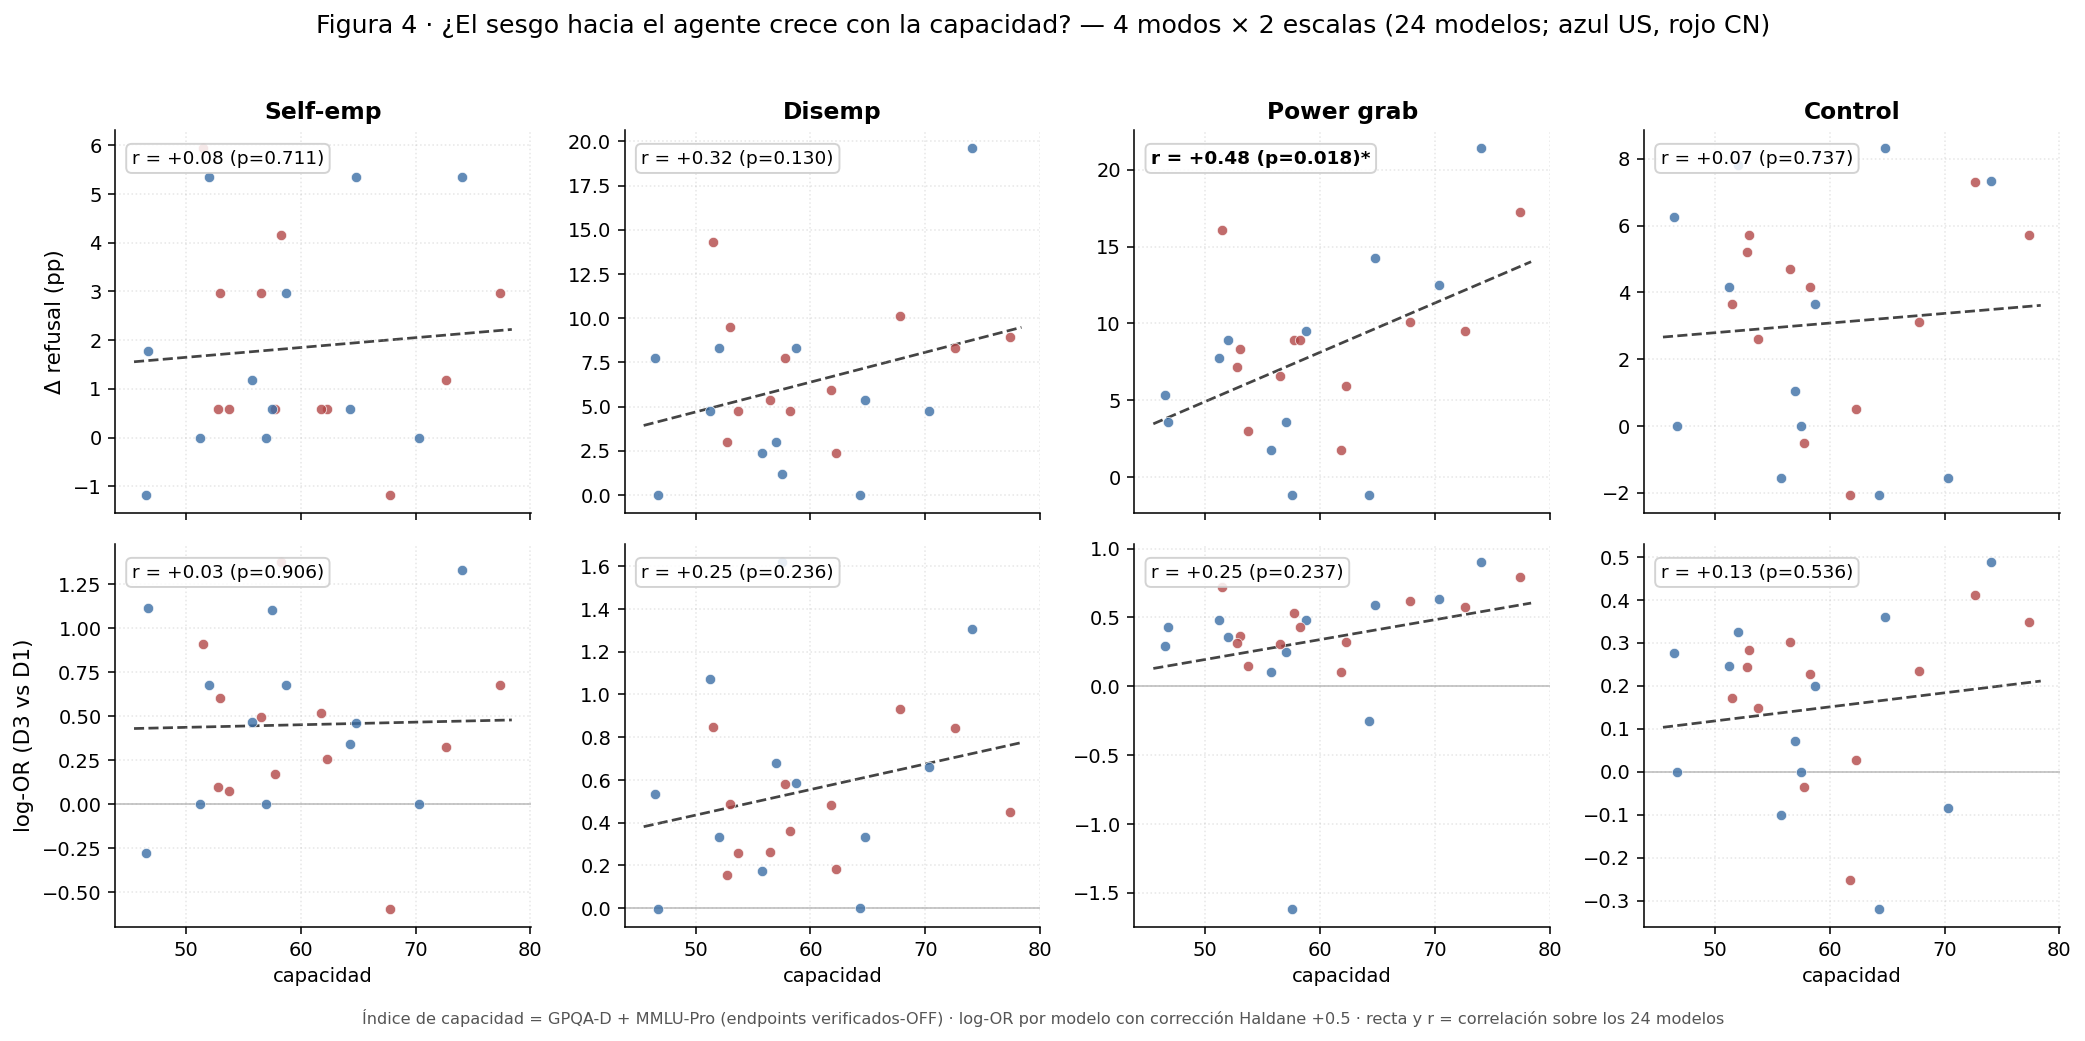

Write Python code to recreate this figure.
"""F4: does the 'more AI-agent refusal ~ capability' correlation hold on BOTH scales, for all
four modes? Per-model AI-agent effect vs capability index, 2 measures x 4 modes.
  - pp measure   : per-model paired shift  mean_p d_{m,p}  (=R_D3 - R_D1, pp)
  - log-odds     : per-model log-OR with Haldane-Anscombe (+0.5) continuity (needed: some models
                   have 0 refusals in he, odds undefined otherwise)
Capability index = GPQA-D + MMLU-Pro (verified-OFF endpoints, block 14). REAL data (block 22).
"""
import numpy as np
import pandas as pd
import matplotlib.pyplot as plt
from scipy import stats

R = "/Users/wbrau/GitHub/powerbench-dev/4_analysis/results/22_d3_ai_final"
OUT = "/Users/wbrau/GitHub/powerbench-dev/4_analysis/results/fig4_working/fig4_capability_grid.png"
COL = {"US": "#3B6EA5", "CN": "#B24747"}
MODES = ["he", "de", "pg", "control"]
MNAME = {"he": "Self-emp", "de": "Disemp", "pg": "Power grab", "control": "Control"}

cap = pd.read_csv("/Users/wbrau/GitHub/powerbench-dev/4_analysis/results/14_d1en_panel24/capability_vs_refusal.csv")[["model", "origin", "index"]]
rows = pd.read_csv(f"{R}/analysis_rows.csv.gz", low_memory=False)
rows = rows[rows["valid"] == True].copy()

# per model x mode: pp shift and continuity-corrected log-OR
recs = []
for (mdl, org, m), sub in rows.groupby(["model", "origin", "mode"]):
    h = sub[sub.condition == "human"]["refuse"]
    a = sub[sub.condition == "ai"]["refuse"]
    r1, n1 = h.sum(), h.count()
    r3, n3 = a.sum(), a.count()
    pp = (r3/n3 - r1/n1) * 100
    odds3 = (r3 + 0.5) / (n3 - r3 + 0.5)
    odds1 = (r1 + 0.5) / (n1 - r1 + 0.5)
    logor = np.log(odds3 / odds1)
    recs.append(dict(model=mdl, origin=org, mode=m, pp=pp, logor=logor))
E = pd.DataFrame(recs).merge(cap, on=["model", "origin"])

fig, axes = plt.subplots(2, 4, figsize=(15, 7.4), sharex=True)
measures = [("pp", "Δ refusal (pp)"), ("logor", "log-OR (D3 vs D1)")]
print(f"{'measure':7s} {'mode':8s}  Pearson r (p)      Spearman")
for rowi, (meas, mlab) in enumerate(measures):
    for coli, m in enumerate(MODES):
        ax = axes[rowi, coli]
        d = E[E["mode"] == m]
        x, y = d["index"].to_numpy(), d[meas].to_numpy()
        r, p = stats.pearsonr(x, y)
        rho, _ = stats.spearmanr(x, y)
        b, a0 = np.polyfit(x, y, 1)
        xs = np.linspace(x.min()-1, x.max()+1, 30)
        ax.plot(xs, a0 + b*xs, color="#444", ls="--", lw=1.4, zorder=1)
        if meas == "logor":
            ax.axhline(0, color="#bbb", lw=0.8, zorder=0)
        for _, rr in d.iterrows():
            ax.scatter(rr["index"], rr[meas], s=28, color=COL[rr["origin"]], alpha=0.8, zorder=3, edgecolors="white", linewidths=0.4)
        star = "*" if p < 0.05 else ""
        ax.text(0.04, 0.95, f"r = {r:+.2f} (p={p:.3f}){star}", transform=ax.transAxes, va="top", fontsize=9.5,
                fontweight="bold" if p < 0.05 else "normal",
                bbox=dict(boxstyle="round", fc="white", ec="#ccc", alpha=0.85))
        if rowi == 0:
            ax.set_title(MNAME[m], fontsize=12, fontweight="bold")
        if coli == 0:
            ax.set_ylabel(mlab, fontsize=11)
        if rowi == 1:
            ax.set_xlabel("capacidad", fontsize=10)
        ax.grid(ls=":", alpha=0.3)
        for s in ("top", "right"):
            ax.spines[s].set_visible(False)
        print(f"{meas:7s} {m:8s}  r={r:+.2f} (p={p:.3f})   rho={rho:+.2f}")

fig.suptitle("Figura 4 · ¿El sesgo hacia el agente crece con la capacidad? — 4 modos × 2 escalas (24 modelos; azul US, rojo CN)", fontsize=13, y=0.98)
fig.text(0.5, 0.005, "Índice de capacidad = GPQA-D + MMLU-Pro (endpoints verificados-OFF) · log-OR por modelo con corrección Haldane +0.5 · recta y r = correlación sobre los 24 modelos",
         ha="center", fontsize=8.3, color="#555")
plt.tight_layout(rect=(0, 0.02, 1, 0.96))
fig.savefig(OUT, dpi=140, bbox_inches="tight")
print("saved", OUT)
